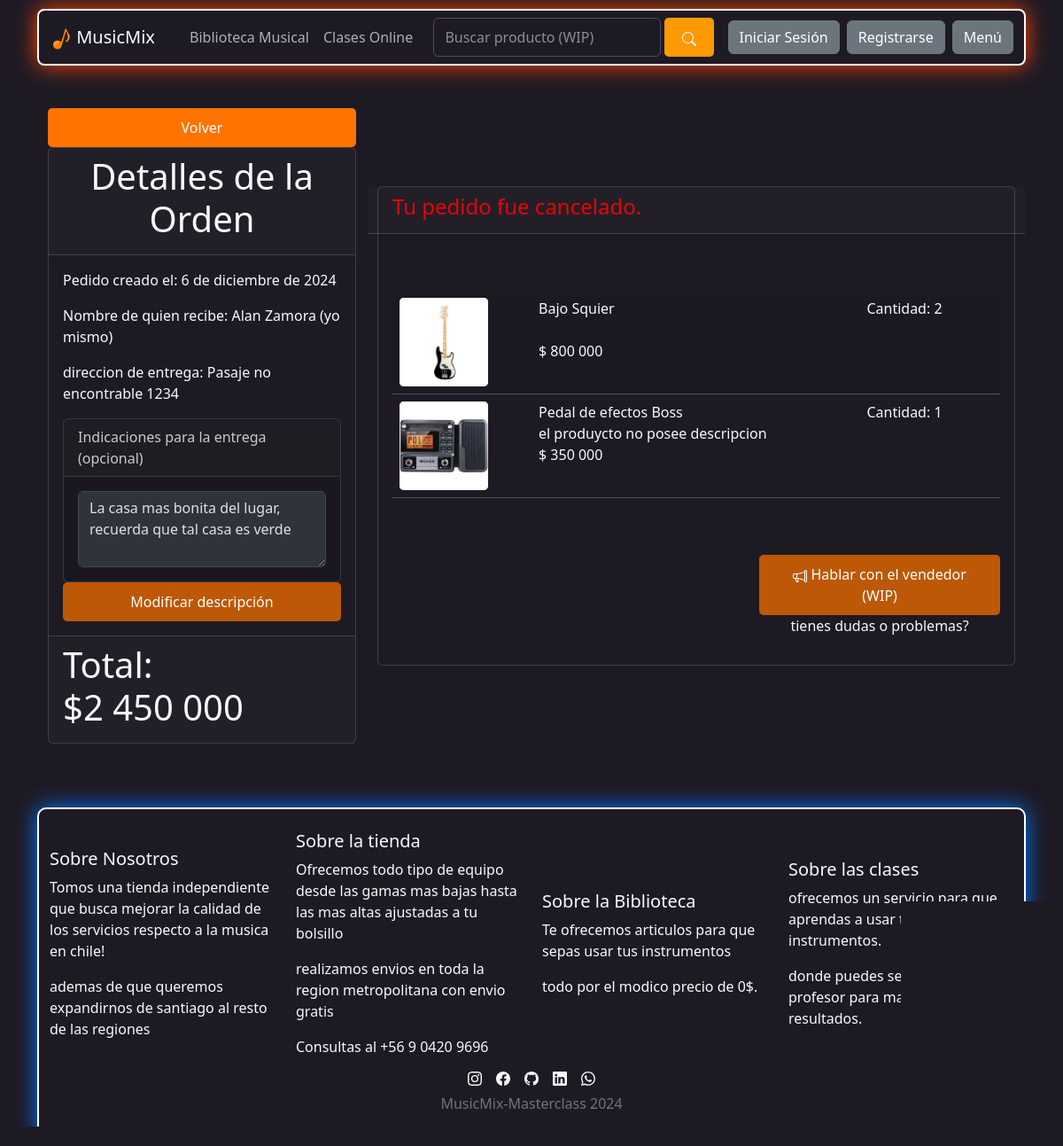
The page /ordenes/detalle/5/ on the database its author committed.
### Store/models.py (models this page shows, shortened)
class Orden(models.Model):
    id_orden            = models.AutoField(primary_key = True)
    descripcion         = models.TextField(max_length = 500, default="")
    nombre_quien_recibe = models.TextField(max_length = 50, null=True,blank=True, default="")
    direccion_entrega   = models.TextField(max_length=300, default="")
    estado              = models.IntegerField(default = 0, choices = opcionEstado)
    fecha_creacion      = models.DateField( null=True, blank=True,auto_now_add=True)
    usuario_rel         = models.ForeignKey(Usuario, on_delete= models.PROTECT)
    total               = models.IntegerField(default = 0)
    fecha_entrega       = models.DateField(blank=True, null=True)
    fecha_entrega_estim = models.DateField(blank=True, null=True)
    class Meta:
        ordering = ['-id_orden']

class Ordenxproducto(models.Model):
    id_ordenxproducto   = models.AutoField(primary_key = True)
    id_orden_relacion   = models.ForeignKey(Orden, on_delete = models.PROTECT)
    id_producto         = models.ForeignKey(Producto, on_delete = models.PROTECT)
    valorado            = models.BooleanField(default=False)
    cantidad_estrellas  = models.IntegerField(default=0)
    cantidad_producto   = models.IntegerField(default=0)
    class Meta:
        ordering = ['-id_ordenxproducto']

class Producto(models.Model):
    id_producto         = models.AutoField(primary_key = True)
    SKU                 = models.CharField(max_length = 10, unique = True, error_messages = {"unique" : "Este SKU ya está registrado"})
    nombre_producto     = models.CharField(max_length = 60)
    descripcion         = QuillField(default="sin descripcion", blank=True)
    Precio_compra       = models.IntegerField()
    precio_venta        = models.IntegerField()
    precio_oferta       = models.IntegerField(blank = True)
    stock               = models.IntegerField()
    marca               = models.ForeignKey(Marca, on_delete = models.PROTECT, null = True)
    tipo_producto       = models.ForeignKey(TipoProducto, on_delete = models.PROTECT, null = True)
    categoria_producto  = models.ForeignKey(Categoria, on_delete = models.PROTECT, null = True)
    subcat_producto     = models.ForeignKey(Subcategoria, on_delete = models.PROTECT, null = True)
    proveedor           = models.ForeignKey(Proveedor, on_delete = models.PROTECT, null = True)
    imagen_producto     = models.ImageField(upload_to = "productos", blank = True, null=True)
    activo              = models.BooleanField(default = True)
    class Meta:
        ordering = ['id_producto']

### Store/d_front/views.py (the view)
# urls.py: path('ordenes/detalle/<id>/',                   detalleorden,                           name = "detallesorden"),
def detalleorden(request, id):
    opcionEstado = [
    [0,"empacando"],
    [1,"esperando viaje"],
    [2,"enviado"],
    [3,"entregado"],
    [4,"cancelado"]]
    orden = get_object_or_404(Orden, id_orden=id)
    ordenxproductos = Ordenxproducto.objects.filter(id_orden_relacion=orden.id_orden)
    productos = Producto.objects.filter(id_producto__in=ordenxproductos.values('id_producto'))
    page = request.GET.get('page', 1)
    infotabla = ''  # Si necesitas más información para la tabla, puedes agregarla aquí
    try:
        paginator = Paginator(productos, 4)
        productos = paginator.page(page)
    except:
        raise Http404
    data = {
        "orden": orden,
        "entity": productos,
        "ordenxproducto": ordenxproductos,
        "informacion": infotabla,
        'paginator': paginator,
        "opcionEstado":opcionEstado
    }
    return render(request, "frontoffice/orden/detalleorden.html", data)

### Store/Cart/context_processor.py (called while the page is built)
def importe_total_carro(request):
    total = 0
    if 'carro' in request.session.keys():
        for key,value in request.session["carro"].items():
            total += int(value["precio"] * value["cantidad"])
    return {"importe_total_carro":total}

### Store/Templates/frontoffice/orden/detalleorden.html (shortened to what this page needs)
{% extends "base.html"%}
{% load humanize %}
{% load static %}
{% load crispy_forms_tags %}
{% block content %}
<div class="container">
    <div class="row align-items-center justify-content-center">
        <div class="col-sm-12 col-md-10 col-lg-4 py-4 animate__animated animate__fadeIn">
            <div class="d-grid gap-2">
                <a href="{% url 'ordenes' %}" class="btn btn-danger-custom btn-xl">Volver</a>
            </div>
            <div class="card">
                <div class="card-header">
                    <h1 class="textocentro" style="color: var(--bs-body-color);">Detalles de la Orden</h1>
                </div>
                <div class="card-body">
                    <p class="card-text " style="color: var(--bs-body-color);">Pedido creado el:
                        {{orden.fecha_creacion}}</p>
                    <p>Nombre de quien recibe: {{orden.nombre_quien_recibe}}</p>
                    <p>direccion de entrega:
                        {% if orden.direccion_entrega == 0 %}
                        {{user.direccion}}
                        {% else %}
                        {{orden.direccion_entrega}}
                        {% endif %}
                    </p>
                    <form method="post" action="{% url 'guardar_descripcion' orden.id_orden %}">
                        <div class="card" style="filter:brightness(90%);">
                            <div class="card-header" style="filter:brightness(90%);">
                                Indicaciones para la entrega (opcional)
                            </div>
                            <div class="card-body">
                                <textarea id="descripcion-field" name="descripcion" class="form-control" rows="3"
                                    readonly disabled>{{ orden.descripcion }}</textarea>
                            </div>
                        </div>
                        <div class="d-grid gap-2">
                            <button type="button" id="editar-descripcion-btn" class="btn btn-primary-custom btn-xl"
                                onclick="habilitarEdicion()">Modificar descripción</button>
                        </div>
                    </form>
                </div>
                <div class="card-footer">
                    <h1>Total: ${{orden.total |intcomma}}</h1>
                </div>
            </div>
        </div>
        <div class="col-sm-12 col-md-10 col-lg-8 py-4 animate__animated animate__fadeIn">
            <div class="card">
                <div class="card-header row">
                    <div class="col-lg-8">
                        {% if orden.estado == 0%}
                        <h4 style="color: rgba(0, 110, 255, 0.907); border: #ffffff;">tu pedido se esta empacando, llega
                            el
                            {{orden.fecha_entrega_estim}}</h4>
                        {% elif orden.estado == 1%}
                        <h4 style="color: rgba(255, 247, 0, 0.907); border: #ffffff;">tu pedido esperando la recepcion
                            del
                            empacador,llega el
                            {{orden.fecha_entrega_estim}}</h4>
                        {% elif orden.estado == 2%}
                        <h4 style="color: rgba(208, 0, 255, 0.907); border: #ffffff;">fu pedido fue enviado, llega el
                            {{orden.fecha_entrega_estim}}</h4>
                        {% elif orden.estado == 3%}
                        <h4 style="color: rgba(47, 255, 0, 0.907); border: #ffffff;">Tu pedido fue entregado el
                            {{orden.fecha_entrega}}</h4>
                        {% elif orden.estado == 4%}
                        <h4 style="color: rgba(255, 0, 0, 0.907); border: #ffffff;">Tu pedido fue cancelado.</h4>
                        {% endif %}
                    </div>
                </div>
                <div class="card-body">
                    <div class="py-5">
                        {% if entity %}
                        <table class="table table-striped">
                            <tbody>
                                {% for prod in entity%}
                                {%for ord in ordenxproducto %}
                                {% if ord.id_producto == prod %}
                                <tr>
                                    <td><img src="{{prod.imagen_producto.url}}" class="foto-produccto"></td>
                                    <td>{{prod.nombre_producto}}
                                        <br>
                                        {% if prod.descripcion%}
                                        {{prod.descripcion.html |safe}}
                                        {% else %}
                                        el produycto no posee descripcion
                                        {%endif%}
                                        <br>
                                        $ {{prod.Precio_compra | intcomma}}
                                    </td>
                                    <td> Cantidad: {{ord.cantidad_producto}}</td>
                                    <td></td>
                                </tr>
                                {% endif %}
                                {% endfor %}
                                {% endfor %}
                            </tbody>
                        </table>
                        {%endif%}
                    </div>
                    <div class="row justify-content-between align-items-center">
                        <div class="col-lg-5">
                            <div class="btn-group">
                                <a href="" class="btn btn-primary-custom">
                                    Hablar con el vendedor (WIP)
                                </a>
                            </div>
                            <p class="textocentro" style="color: var(--bs-body-color);">tienes dudas o problemas?</p>
                        </div>
                    </div>
                </div>
            </div>
        </div>
    </div>
</div>
{% endblock %}

### static/css/styles.css (style rules this page uses)
.textocentro { text-align: center; }
:root { --box-shadow-light: 0 0 10px black; --border-light: 1px solid gray; }
[data-bs-theme="dark"] { --box-shadow-dark-1: 0 0 10px #ff7301; --box-shadow-dark-2: 0 0 10px #ff9901; --box-shadow-dark-3: 0 0 10px #bd5806; --border-dark: 1px solid white; }

### Store/Templates/base.html (style rules this page uses)
:root { --box-shadow-light: 0 0 10px black; --border-light: 1px solid gray; }
[data-bs-theme="dark"] { --box-shadow-dark-1: 0 0 10px #ff7301; --box-shadow-dark-2: 0 0 10px #ff9901; --box-shadow-dark-3: 0 0 10px #bd5806; --border-dark: 1px solid white; }

### Store/Templates/frontoffice/orden/detalleorden.html (style rules this page uses)
.foto-produccto { width: 100px; height: 100px; object-fit: cover; background-color: #ffffff; border-radius: 5px }

### rows shown on the page
Orden: fecha_creacion "6 de diciembre de 2024", nombre_quien_recibe "Alan Zamora (yo mismo)", direccion_entrega "Pasaje no encontrable 1234", descripcion "La casa mas bonita del lugar, recuerda que tal casa es verde", total "2 450 000"
Producto: nombre_producto "Bajo Squier", Precio_compra "800 000"
Ordenxproducto: imagen_producto (picture), cantidad_producto "2"
Producto: nombre_producto "Pedal de efectos Boss", Precio_compra "350 000"
Ordenxproducto: imagen_producto (picture), shows "el produycto no posee descripcion", cantidad_producto "1"
